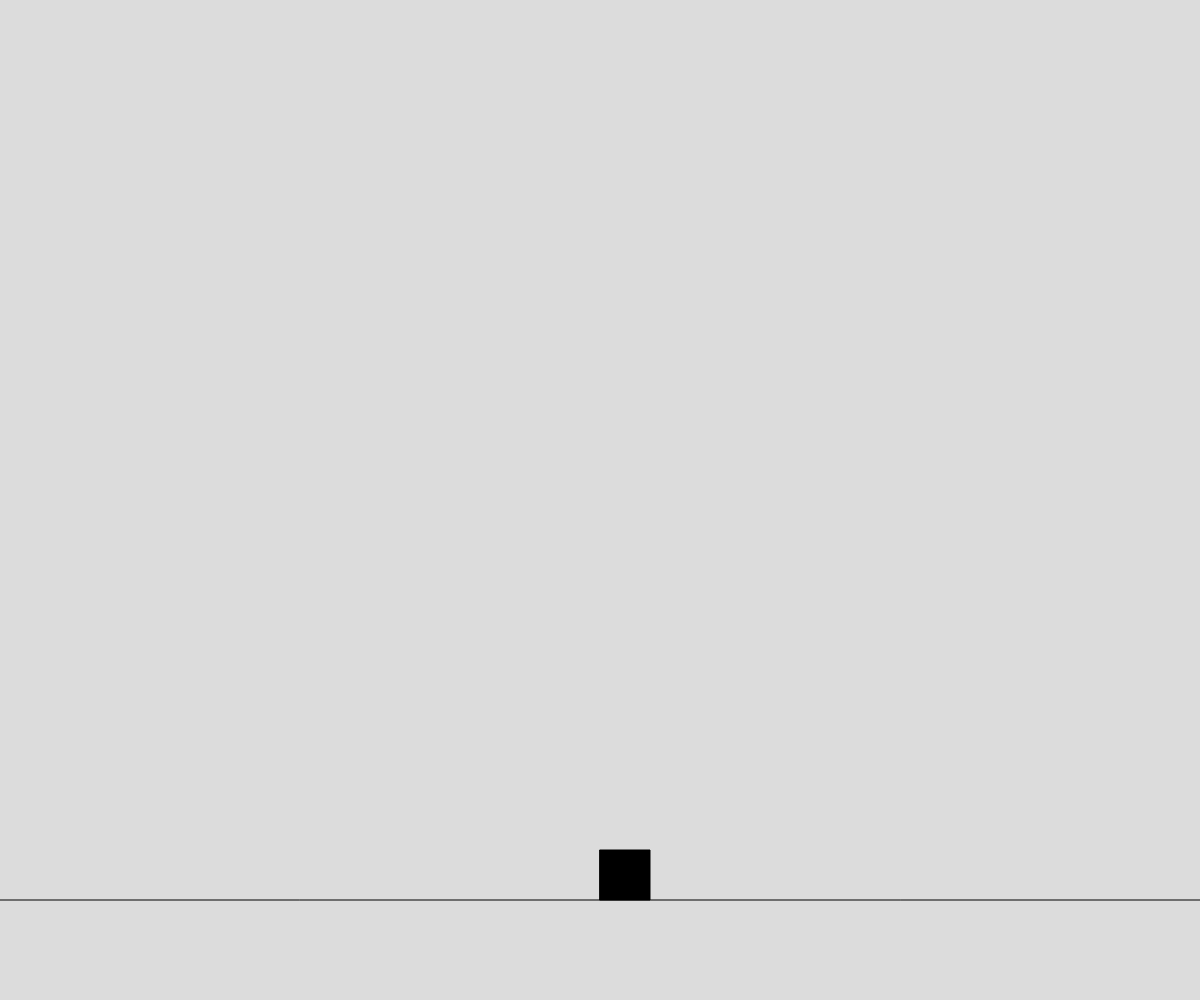
Frame 1 (no input)
Frame 60 (no input): identical to frame 1, image omitted
Frame 120 (the mouse pressed at the canvas centre since frame 60): identical to frame 1, image omitted

The p5.js sketch that drew this single still picture (run headless with seeded random() and noise() and a simulated clock; from frame 60 on, the mouse is pressed at the canvas centre):

// p5.js sketch
// ── sketch.js
let gameState = 0;
let charX;
let charSize = 50;
let dJump = 0;
let charAcc = 0;

function setup() {
  createCanvas(windowWidth, windowHeight);
  textAlign(CENTER, CENTER);
  
  charX = width / 2;
}

function draw() {
  background(220);
  drawWorld();
  drawCharacter();
  characterPhysics();
  checkKey();
}

function drawWorld() {
  line(0, 0.9 * height, width, 0.9 * height);
}

function drawCharacter() {
  fill(0);
  rect(charX, 0.9 * height - charSize - dJump, charSize, charSize);
}

function characterPhysics() {
  // Apply physics
  dJump += charAcc;
  if(dJump !== 0) {
    charAcc -= 1.5;
  }
  else {
    charAcc = 0;
  }

  // If the jump would place the character below the ground, place it on ground instead
  if(dJump < 0) {
    dJump = 0;
  }
}

function checkKey() {
  if(keyIsDown(68)) {
    charX += 5;
  }
  if(keyIsDown(65)) {
    charX -= 5;
  }
}

function keyPressed() {
  console.log('test');
  if((key === "w" || key === "W") && dJump === 0) {
    charAcc = 25;
  }
}
